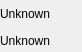
<?xml version="1.0" encoding="UTF-8"?>
<ui version="4.0">
 <class>QmitkFreeSurferParcellationWidgetControls</class>
 <widget class="QWidget" name="QmitkFreeSurferParcellationWidgetControls">
  <property name="geometry">
   <rect>
    <x>0</x>
    <y>0</y>
    <width>82</width>
    <height>52</height>
   </rect>
  </property>
  <property name="sizePolicy">
   <sizepolicy hsizetype="Preferred" vsizetype="Preferred">
    <horstretch>0</horstretch>
    <verstretch>0</verstretch>
   </sizepolicy>
  </property>
  <property name="minimumSize">
   <size>
    <width>0</width>
    <height>0</height>
   </size>
  </property>
  <property name="windowTitle">
   <string>QmitkTemplate</string>
  </property>
  <layout class="QVBoxLayout" name="verticalLayout">
   <property name="leftMargin">
    <number>0</number>
   </property>
   <property name="topMargin">
    <number>0</number>
   </property>
   <property name="rightMargin">
    <number>0</number>
   </property>
   <property name="bottomMargin">
    <number>0</number>
   </property>
   <item>
    <widget class="QLabel" name="hoveredLabel">
     <property name="sizePolicy">
      <sizepolicy hsizetype="Preferred" vsizetype="Fixed">
       <horstretch>0</horstretch>
       <verstretch>0</verstretch>
      </sizepolicy>
     </property>
     <property name="text">
      <string>Unknown hovered</string>
     </property>
     <property name="alignment">
      <set>Qt::AlignLeading|Qt::AlignLeft|Qt::AlignTop</set>
     </property>
     <property name="wordWrap">
      <bool>true</bool>
     </property>
     <property name="openExternalLinks">
      <bool>true</bool>
     </property>
    </widget>
   </item>
   <item>
    <widget class="QLabel" name="clickedLabel">
     <property name="sizePolicy">
      <sizepolicy hsizetype="Preferred" vsizetype="Fixed">
       <horstretch>0</horstretch>
       <verstretch>0</verstretch>
      </sizepolicy>
     </property>
     <property name="text">
      <string>Unknown</string>
     </property>
     <property name="alignment">
      <set>Qt::AlignLeading|Qt::AlignLeft|Qt::AlignTop</set>
     </property>
     <property name="wordWrap">
      <bool>true</bool>
     </property>
     <property name="openExternalLinks">
      <bool>true</bool>
     </property>
    </widget>
   </item>
   <item>
    <spacer name="verticalSpacer">
     <property name="orientation">
      <enum>Qt::Vertical</enum>
     </property>
     <property name="sizeHint" stdset="0">
      <size>
       <width>20</width>
       <height>40</height>
      </size>
     </property>
    </spacer>
   </item>
  </layout>
 </widget>
 <layoutdefault spacing="6" margin="11"/>
 <resources/>
 <connections/>
</ui>
